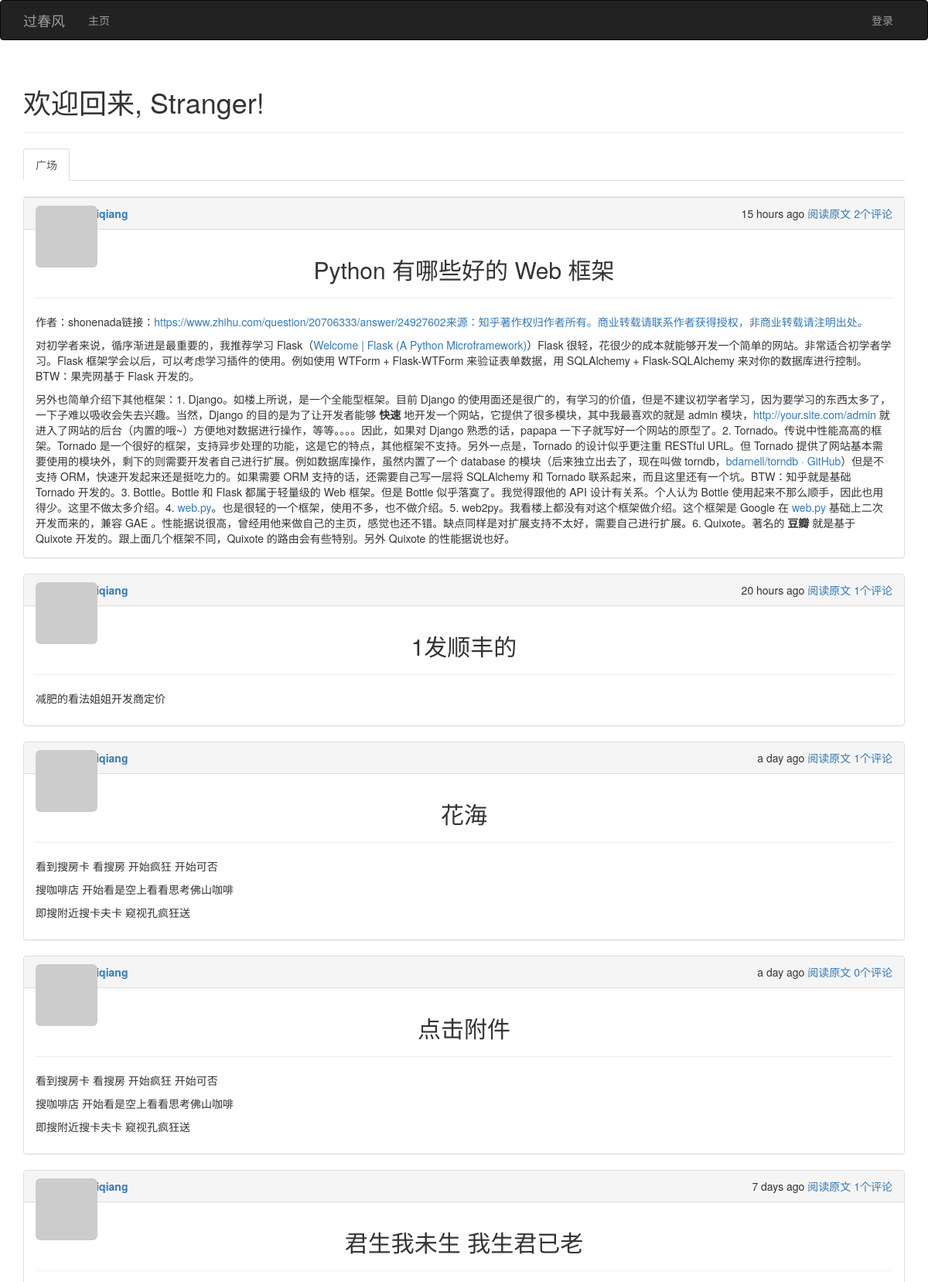
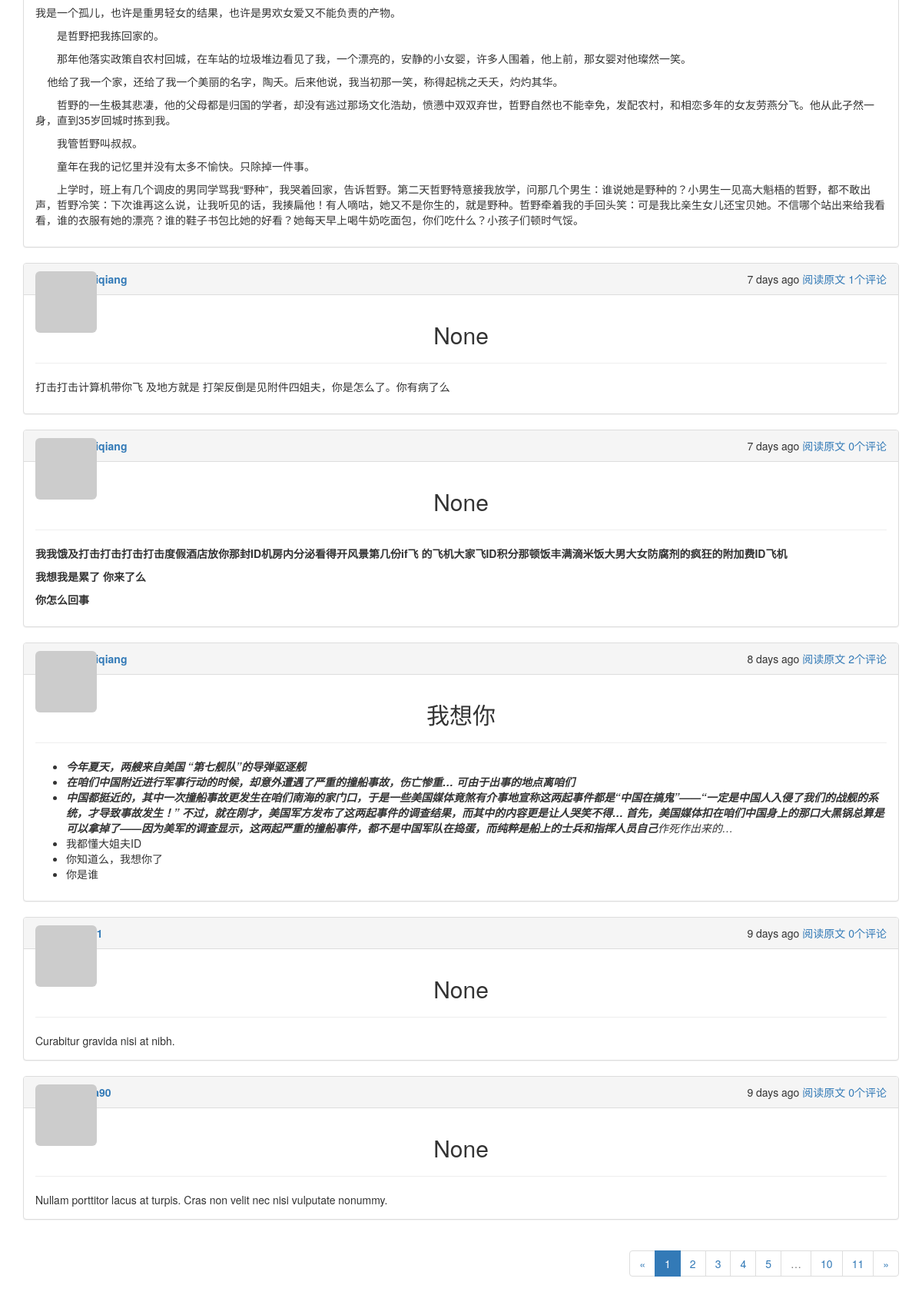
The page / on the database its author committed (2 pictures, top to bottom).
### app/models.py (models this page shows, shortened)
class Post(db.Model):
	__tablename__='posts'
	id=db.Column(db.Integer,primary_key=True)
	body=db.Column(db.Text)
	title=db.Column(db.Text)
	timestamp=db.Column(db.DateTime,index=True,default=datetime.utcnow)
	author_id=db.Column(db.Integer,db.ForeignKey('users.id'))
	body_html=db.Column(db.Text)
	comments=db.relationship('Comment',backref='post',lazy='dynamic')

### app/main/views.py (the view)
@main.route('/',methods=['GET','POST'])
def index():
	form=PostForm()
	if current_user.can(Permission.WRITE_ARTICLES) and form.validate_on_submit():
		post=Post(body=form.body.data,author=current_user._get_current_object())
		db.session.add(post)
		return redirect(url_for('.index'))
	show_followed=False
	if current_user.is_authenticated:
		show_followed=bool(request.cookies.get('show_followed',''))
	if show_followed:
		query=current_user.followed_posts
	else:
		query=Post.query
	page=request.args.get('page',1,type=int)
	pagination=query.order_by(Post.timestamp.desc()).paginate(page,
		per_page=current_app.config['FLASK_POSTS_PER_PAGE'],error_out=False)
	posts=pagination.items
	return render_template('index.html',form=form,posts=posts,pagination=pagination,show_followed=show_followed)

### app/auth/views.py (called while the page is built)
@auth.before_app_request
def before_request():
	if current_user.is_authenticated :
		current_user.ping()
		if not current_user.confirmed \
				and request.endpoint \
				and request.endpoint[:5]!='auth.'\
				and request.endpoint !='static':
			return redirect(url_for('auth.unconfirmed'))

### app/main/__init__.py (called while the page is built)
@main.app_context_processor
def inject_permissions():
	return dict (Permission=Permission)

### app/main/views.py (called while the page is built)
@main.after_app_request
def after_request(response):
	for query in get_debug_queries():
		if query.duration>=current_app.config['FLASKY_SLOW_DB_QUERY_TIME']:
			current_app.logger.warning('Slow query:%s\n Parameters:%s\nDuration:%f\nContext:%s\n'%(
				query.statement,query.parameters,query.duration,query.context))
	return response

### app/models.py (called while the page is built)
	def gravatar(self,size=100,default='identicon',rating='g'):
		if request.is_secure:
			url='https://secure.gravatar.com/avatar'
		else:
			url='http://www.gravatar.com/avatar'
		hash=self.avatar_hash or hashlib.md5(self.email.encode('utf-8')).hexdigest()
		return '{url}/{hash}?s={size}&d={default}&r={rating}'.format(url=url,hash=hash,
			size=size,default=default,rating=rating)

	def can(self,permissions):
		return False

	def is_administrator(self):
		return False

### app/templates/index.html (shortened to what this page needs)
{%extends "base.html"%}
{%import "bootstrap/wtf.html" as wtf%}
{%import "_macros.html" as macros %}
{% block page_content %}
<div class="page-header">
    <h1>欢迎回来, {% if current_user.is_authenticated %}{{ current_user.username }}{% else %}Stranger{% endif %}!</h1>
</div>
<div class="post-tabs">
    <ul class="nav nav-tabs">
        <li{% if not show_followed %} class="active"{% endif %}><a href="{{ url_for('.show_all') }}">广场</a></li>
    </ul>
    {% include '_posts.html' %}
</div>
{% if pagination %}
<div class="pagination">
    {{ macros.pagination_widget(pagination, '.index') }}
</div>
{% endif %}
{% endblock %}

### app/templates/base.html (shortened to what this page needs)
{% extends "bootstrap/base.html" %}
{% block head %}
{{ super() }}
<link rel="stylesheet" type="text/css" href="{{ url_for('static', filename='styles.css') }}">
{% endblock %}
{%block navbar%}
<div class="navbar navbar-inverse" role="navigation">
	<div class="container">
		<div class="navbar-header">
			<a class="navbar-brand" href="/"> 过春风</a>
		</div>
		<div class="navbar-collapse collapse">
			<ul class="nav navbar-nav">
				<li><a href="/">主页</a></li>
			</ul>
            <ul class="nav navbar-nav navbar-right">
                {% if current_user.is_authenticated %}
                <li class="dropdown">
                    <a href="#" class="dropdown-toggle" data-toggle="dropdown">
                        <img src="{{ current_user.gravatar(size=18) }}">
                        账户 <b class="caret"></b>
                    </a>
                    <ul class="dropdown-menu">
                        <li><a href="{{ url_for('auth.change_password') }}">修改密码</a></li>
                        <li><a href="{{ url_for('auth.logout') }}">退出</a></li>
                    </ul>
                </li>
                {% else %}
                <li><a href="{{ url_for('auth.login') }}">登录</a></li>
                {% endif %}
            </ul>
		</div>
	</div>
</div>
{% endblock %}
{%block content%}
<div class="container">
  {%block page_content %} {%endblock%}
</div>
{%endblock%}

### app/templates/_macros.html
{%macro  pagination_widget(pagination,endpoint,fragment='')%}
<ul class="pagination">
	<li{%if not pagination.has_prev%} class="disable"{%endif%}>
		<a href="{%if pagination.has_prev%}{{url_for(endpoint,page=pagination.page-1,**kwargs)}}{{ fragment }}{%else%}#{%endif%}">
			&laquo;
		</a>
	</li>
	{%for p in pagination.iter_pages()%}
		{%if p%}
			{%if p==pagination.page%}
			<li class="active">
				<a href="{{url_for(endpoint,page=p,**kwargs)}}">{{p}}</a>
			</li>
			{%else%}
			<li>
				<a href="{{url_for(endpoint,page=p,**kwargs)}}">{{p}}</a>
			</li>
			{%endif%}
		{%else%}
		<li class="disabled"><a href="#">&hellip;</a></li>
		{%endif%}
	{%endfor%}
	<li {%if not pagination.has_next%} class="disabled"{%endif%}>
		<a href="{%if pagination.has_next%}{{url_for(endpoint,page=pagination.next_num,**kwargs)}}{{ fragment }}{%else%}#{%endif%}">
			&raquo;
		</a>
	</li>
</ul>
{%endmacro%}

### app/templates/_posts.html (shortened to what this page needs)
<div class="posts" style="margin-top: 20px">
	{%for post in posts%}
	<div class="post panel panel-default">
    	<div class="panel-heading" style="display: flex; justify-content: space-between;">
    		<div>
				<div class="post-thumbnail">
					<a href="{{url_for('.user',username=post.author.username)}}">
						<img class="img-rounded profile-thumbnail"
							src="{{post.author.gravatar(size=25)}}">
					</a>
				</div>
				<div class="post-author">
				<a href="{{url_for('.user',username=post.author.username)}}">
				</a>
				</div>
			</div>
			<span class="post-footer">
                <span >{{ moment(post.timestamp).fromNow() }}</span>
                <span ><a href="{{ url_for('main.post', id=post.id) }}">阅读原文</a></span>
                <span ><a href="{{ url_for('main.post', id=post.id) }}">{{ post.comments.count() }}个评论</a></span>
            </span>
		</div>
	<div class="panel-body">
			<div class="post-title">
                        <h2 style="text-align:center"> {{ post.title }} </h2>
                        <hr />
            </div>
            {% if post_body %}
            <div class="post-body">
                    {% if post.body_html %}
                        {{ post.body_html|safe }}
                    {% else %}
                        {{ post.body }}
                    {% endif %}
             </div>
            {% else %}
            <div class="post-body" style="max-height:300px;overflow: hidden;">
                    {% if post.body_html %}
                        {{ post.body_html|safe }}
                    {% else %}
                        {{ post.body }}
                    {% endif %}
            </div>
            {% endif %}
		</div>
	</div>
	{%endfor%}
</div>

### app/static/styles.css (style rules this page uses)
.profile-thumbnail { position: absolute; }
div.post-tabs { margin-top: 16px; }
div.post-title { margin:0 auto; }
div.posts { list-style-type: none; padding: 0px; margin: 16px 0px 0px 0px; border-top: 1px solid #e0e0e0; }
div.post-author { font-weight: bold; margin-left: 30px; }
div.post-thumbnail { position: absolute; }
span.post-footer { margin-right: 0px; }
div.pagination { width: 100%; text-align: right; padding: 0px; margin: 0px; }

### rows shown on the page
Post: timestamp "15 hours ago", comments.count "2", title "Python 有哪些好的 Web 框架", body_html "作者：shonenada链接： https://www.zhihu.com/question/20706333/answer/24927602来源：知乎著作权归作者所有。商业转载请联系作者获得授权，非商业转载请注明出处。 对初学者来说，循序渐进是最重要的，我推荐学习 Flask（ Welcome | Flask (A Python Microframework) ）Flask 很轻，花很少的成本就能够开发一个简单的网站。非常适合初学者学习。Flask 框架学会以后，可以考虑学习插件的使用。例如使用 WTForm + Flask-WTForm 来验证表单数据，用 SQLAlchemy + Flask-SQLAlchemy 来对你的数据库进行控制。BTW：果壳网基于 Flask 开发的。 另外也简单介绍下其他框架：1. Django。如楼上所说，是一个全能型框架。目前 Django 的使用面还是很广的，有学习的价值，但是不建议初学者学习，因为要学习的东西太多了，一下子难以吸收会失去兴趣。当然，Django 的目的是为了让开发者能够 快速 地开发一个网站，它提供了很多模块，其中我最喜欢的就是 admin 模块， http://your.site.com/admin 就进入了网站的后台（内置的哦~）方便地对数据进行操作，等等。。。。因此，如果对 Django 熟悉的话，papapa 一下子就写好一个网站的原型了。2. Tornado。传说中性能高高的框架。Tornado 是一个很好的框架，支持异步处理的功能，这是它的特点，其他框架不支持。另外一点是，Tornado 的设计似乎更注重…"
Post: timestamp "20 hours ago", comments.count "1", title "1发顺丰的", body_html "减肥的看法姐姐开发商定价"
Post: timestamp "a day ago", comments.count "1", title "花海", body_html "看到搜房卡 看搜房 开始疯狂 开始可否 搜咖啡店 开始看是空上看看思考佛山咖啡 即搜附近搜卡夫卡 窥视孔疯狂送"
Post: timestamp "a day ago", comments.count "0", title "点击附件", body_html "看到搜房卡 看搜房 开始疯狂 开始可否 搜咖啡店 开始看是空上看看思考佛山咖啡 即搜附近搜卡夫卡 窥视孔疯狂送"
Post: timestamp "7 days ago", comments.count "1", title "君生我未生 我生君已老", body_html "我是一个孤儿，也许是重男轻女的结果，也许是男欢女爱又不能负责的产物。 是哲野把我拣回家的。 那年他落实政策自农村回城，在车站的垃圾堆边看见了我，一个漂亮的，安静的小女婴，许多人围着，他上前，那女婴对他璨然一笑。 他给了我一个家，还给了我一个美丽的名字，陶夭。后来他说，我当初那一笑，称得起桃之夭夭，灼灼其华。 哲野的一生极其悲凄，他的父母都是归国的学者，却没有逃过那场文化浩劫，愤懑中双双弃世，哲野自然也不能幸免，发配农村，和相恋多年的女友劳燕分飞。他从此孑然一身，直到35岁回城时拣到我。 我管哲野叫叔叔。 童年在我的记忆里并没有太多不愉快。只除掉一件事。 上学时，班上有几个调皮的男同学骂我“野种”，我哭着回家，告诉哲野。第二天哲野特意接我放学，问那几个男生：谁说她是野种的？小男生一见高大魁梧的哲野，都不敢出声，哲野冷笑：下次谁再这么说，让我听见的话，我揍扁他！有人嘀咕，她又不是你生的，就是野种。哲野牵着我的手回头笑：可是我比亲生女儿还宝贝她。不信哪个站出来给我看看，谁的衣服有她的漂亮？谁的鞋子书包比她的好看？她每天早上喝牛奶吃面包，你们吃什么？小孩子们顿时气馁。"
Post: timestamp "7 days ago", comments.count "1", title "None", body_html "打击打击计算机带你飞 及地方就是 打架反倒是见附件四姐夫，你是怎么了。你有病了么"
Post: timestamp "7 days ago", comments.count "0", title "None", body_html "我我饿及打击打击打击打击度假酒店放你那封ID机房内分泌看得开风景第几份if飞 的飞机大家飞ID积分那顿饭丰满滴米饭大男大女防腐剂的疯狂的附加费ID飞机 我想我是累了 你来了么 你怎么回事"
Post: timestamp "8 days ago", comments.count "2", title "我想你", body_html "今年夏天，两艘来自美国 “第七舰队”的导弹驱逐舰 在咱们中国附近进行军事行动的时候，却意外遭遇了严重的撞船事故，伤亡惨重… 可由于出事的地点离咱们 中国都挺近的，其中一次撞船事故更发生在咱们南海的家门口，于是一些美国媒体竟煞有介事地宣称这两起事件都是“中国在搞鬼”——“一定是中国人入侵了我们的战舰的系统，才导致事故发生！” 不过，就在刚才，美国军方发布了这两起事件的调查结果，而其中的内容更是让人哭笑不得… 首先，美国媒体扣在咱们中国身上的那口大黑锅总算是可以拿掉了——因为美军的调查显示，这两起严重的撞船事件，都不是中国军队在捣蛋，而纯粹是船上的士兵和指挥人员自己 作死作出来的… 我都懂大姐夫ID 你知道么，我想你了 你是谁"
Post: timestamp "9 days ago", comments.count "0", title "None", body "Curabitur gravida nisi at nibh."
Post: timestamp "9 days ago", comments.count "0", title "None", body "Nullam porttitor lacus at turpis. Cras non velit nec nisi vulputate nonummy."

### other values the page prints
{{ p }} "1"
{{ p }} "2" "3" "4" "5" "10" "11"
